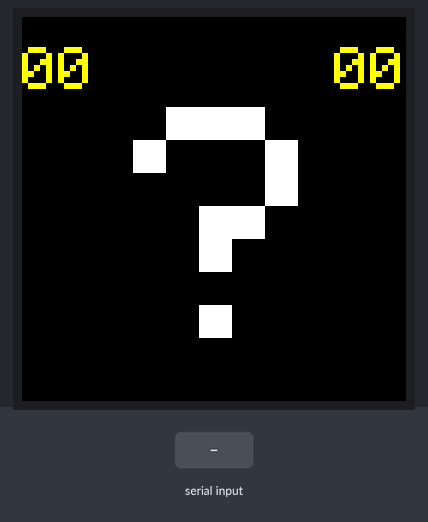
Recording of a sketch running on a simulated Arduino Uno, built with avr-gcc and run on an emulated ATmega328P. On the bench: 128×128 colour display. Inputs (shaded band) come from the test bench. Random numbers use the default seed unless the sketch sets one; what the sketch prints to the serial monitor is not drawn.

Above: at 1.2 s.
1.3 s: "A90\n" received over the second serial link
At 2.8 s:
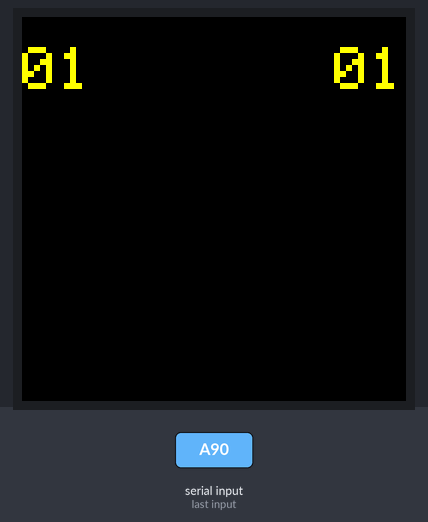
3.8 s: "90,45\n" received over the second serial link
5.3 s: "P90\n" received over the second serial link
At 8.1 s:
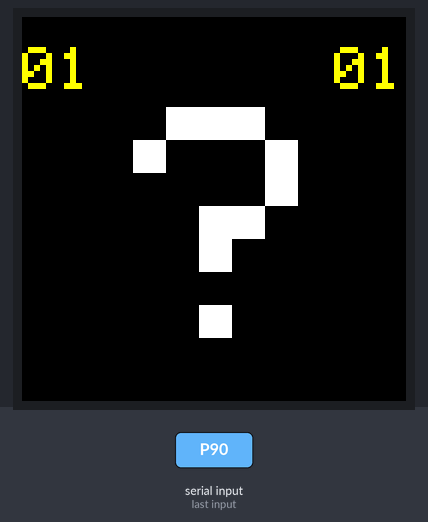
Timing chart, 0 to 9.6 s (numbered marks = the images above; inputs shaded):
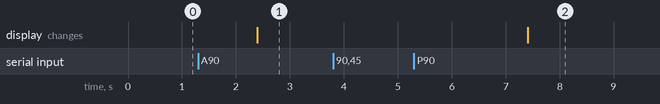

The sketch:

Think_a_Tron_Mini.ino
```cpp
/**
 * Implements the Think-a-Tron Mini console interface.
 */
#include <SoftwareSerial.h>
#include <SPI.h>
#include <Wire.h>
#include <Adafruit_GFX.h>
#include <Adafruit_SSD1351.h>

#define DEBUG 1

// Screen dimensions
#define SCREEN_WIDTH  128
#define SCREEN_HEIGHT 128

#define RST_PIN  8
#define DC_PIN   7
#define CS_PIN   10
#define MOSI_PIN 11
#define SCLK_PIN 13

// Color definitions
#define BLACK    0x0000
#define BLUE     0x001F
#define RED      0xF800
#define GREEN    0x07E0
#define CYAN     0x07FF
#define MAGENTA  0xF81F
#define YELLOW   0xFFE0
#define WHITE    0xFFFF

// Setup the screen object.
Adafruit_SSD1351 oled = Adafruit_SSD1351(SCREEN_WIDTH, SCREEN_HEIGHT, &SPI, CS_PIN, DC_PIN, RST_PIN);

// Using a software serial port to allow debugging. Don't need high speed anyway.
#define RX 2
#define TX 3
SoftwareSerial mySerial(RX, TX);

// Define an input buffer to hold the data coming from the GM67 Bar Code Reader Module.
#define IN_BUFFER_SIZE  10
char inputBuffer[IN_BUFFER_SIZE];
int inBufferWrite = 0;
int inBufferRead = 0;

// Player information.
int player1Score = 0;
char player1Guess = ' ';
int player2Score = 0;
char player2Guess = ' ';

// Define two modes of operation.
#define QUESTION_MARK '?'
#define QUESTION_MODE 0
#define ANSWER_MODE 1
int mode = QUESTION_MODE;

// Show animation?
boolean showAnimation = true;

// Send the starting sound on command to invoke the sound.
char startingSoundOn[] = {0x08, 0xC6, 0x04, 0x08, 0x00, 0xF2, 0x0D, 0x01, 0xFE, 0x26};
char resetCommand[] = {0x04, 0xFA, 0x04, 0x00, 0xFE, 0xFE};

// How much time to show the answer.
unsigned long showAnswerTime = 5000;
unsigned long showAnswerStartTime = 0;

// Information about commands read from the QR cards.
#define COMMAND_SIZE 3

// Get everything ready to run.
void setup() {
  // Setup the pins for software serial and start the interface.
  pinMode(2, INPUT);
  pinMode(3, OUTPUT);
  mySerial.begin(9600);

  // Init SPI
  SPI.setDataMode(SPI_MODE0);
  SPI.setBitOrder(MSBFIRST);
  SPI.setClockDivider(SPI_CLOCK_DIV2);
  SPI.begin();

  // Start the screen.
  oled.begin();
  oled.fillRect(0, 0, SCREEN_WIDTH, SCREEN_HEIGHT, BLACK);
  drawMainLetter(QUESTION_MARK, WHITE);
  drawScores(0, 0);

#ifdef DEBUG
  // Open serial communications and wait for port to open.
  Serial.begin(115200);
  while (!Serial) {
    ; // wait for serial port to connect. Needed for Native USB only
  }
  Serial.println("Think-a-Tron Mini Ready!");
#endif
}

// Process input from the GM67 Bar Code Reader Module. Implements a Think-a-Tron trivia game.
void loop() {
  while (mySerial.available() > 0) {
    char c = mySerial.read();
#ifdef DEBUG
    Serial.write(c);
    Serial.println();
#endif
    // Add the character read to the input buffer.
    writeToBuffer(c);
  }

  // See if there are enough characters in the input buffer to form a command.
  if (mode == QUESTION_MODE && charactersInBuffer() >= COMMAND_SIZE) {

    // Process the next command.
    char c = readFromBuffer();

    // See what type of command it is.
    if (c == 'P') {
      // Player card.
      char player = readFromBuffer();
      char guess = readFromBuffer();
      if (player == '1') {
        player1Guess = guess;
        drawPlayer1Guess(guess, WHITE);
      } else {
        player2Guess = guess;
        drawPlayer2Guess(guess, WHITE);
      }
    } else if (c == 'C') {
      // Control card.
      int code = (readFromBuffer() - '0') * 10 + readFromBuffer() - '0';
      switch (code) {
        case 0:
          player1Score = 0;
          player2Score = 0;
          drawScores(0, 0);
          drawMainLetter(QUESTION_MARK, WHITE);
          drawPlayer1Guess(' ', WHITE);
          drawPlayer1Guess(' ', WHITE);
          break;
        case 1:
          showAnimation = false;
          break;
        case 2:
          showAnimation = true;
          break;
        case 3:
          showAnswerTime = 5000;
          break;
        case 4:
          showAnswerTime = 10000;
          break;
        case 5:
          showAnswerTime = 15000;
          break;
        default:
          break;
      }
    } else if (c == 'A') {
      // Answer card. Figure out what the answer was.
      int firstDigit = readFromBuffer() - '0';
      int secondDigit = readFromBuffer() - '0';
      int answer = (firstDigit + secondDigit) % 10;
      char answerLetter = getAnswerLetter(answer);

      // Show an animation.
      showRandom();

      // Show the answer.
      drawMainLetter(answerLetter, WHITE);

      // Check the scores.
      if (answerLetter == player1Guess) {
        player1Score += 1;
        drawPlayer1Guess(player1Guess, GREEN);
      } else {
        drawPlayer1Guess(player1Guess, RED);
      }
      if (answerLetter == player2Guess) {
        player2Score += 1;
        drawPlayer2Guess(player2Guess, GREEN);
      } else {
        drawPlayer2Guess(player2Guess, RED);
      }
      drawScores(player1Score, player2Score);

      // Set to answer mode.
      mode = ANSWER_MODE;

      // Remember when we started showing the answer.
      showAnswerStartTime = millis();

      // Wait for something to happen.
      delay(100);
    }
  } else if (mode == ANSWER_MODE) {
    unsigned long checkTime = millis();
    if ((checkTime - showAnswerStartTime) > showAnswerTime) {
      // Switch back to question mode.
      player1Guess = ' ';
      player2Guess = ' ';
      drawPlayer1Guess(player1Guess, WHITE);
      drawPlayer2Guess(player2Guess, WHITE);
      drawMainLetter(QUESTION_MARK, WHITE);
      mode = QUESTION_MODE;
    }
  }

  // Wait for something to happen.
  delay(100);
}

// Write a character to the input buffer.
void writeToBuffer(char c) {
  inputBuffer[inBufferWrite] = c;
  inBufferWrite = (inBufferWrite + 1) % IN_BUFFER_SIZE;
}

// Read a character from the input buffer.
char readFromBuffer() {
  char c = inputBuffer[inBufferRead];
  inBufferRead = (inBufferRead + 1) % IN_BUFFER_SIZE;
  return c;
}

// Based on the answer number return the answer letter.
char getAnswerLetter(int answer) {
  char playerAnswer = ' ';
  switch (answer) {
    case 1: playerAnswer = 'A'; break;
    case 2: playerAnswer = 'B'; break;
    case 3: playerAnswer = 'C'; break;
    case 4: playerAnswer = 'D'; break;
    case 5: playerAnswer = 'E'; break;
    case 6: playerAnswer = 'T'; break;
    case 7: playerAnswer = 'F'; break;
  }
  return playerAnswer;
}

// Determine how many characters are currently in the input buffer.
int charactersInBuffer() {
  if (inBufferWrite > inBufferRead) {
    return inBufferWrite - inBufferRead;
  } else if (inBufferWrite < inBufferRead) {
    return (IN_BUFFER_SIZE - inBufferRead) + inBufferWrite;
  }
  return 0;
}

// Draw a large blocky letter in the center of the screen.
void drawMainLetter(char letter, uint16_t color) {
  oled.drawChar(37, 30, letter, color, BLACK, 11);
}

// Draw thw score for one of the players.
void drawScores(int score1, int score2) {

  oled.setTextColor(YELLOW, BLACK);
  oled.setTextSize(2);
  oled.setCursor(0, 10);
  if (score1 < 10) oled.print(0);
  oled.print(score1);
  oled.setCursor(104, 10);
  if (score2 < 10) oled.print(0);
  oled.print(score2);
}

// Draw the guess for player one.
void drawPlayer1Guess(char guess, uint16_t color) {
  oled.setTextColor(color, BLACK);
  oled.setTextSize(2);
  oled.setCursor(0, 114);
  oled.print(guess);
}

// Draw the guess for player two.
void drawPlayer2Guess(char guess, uint16_t color) {
  oled.setTextColor(color, BLACK);
  oled.setTextSize(2);
  oled.setCursor(116, 114);
  oled.print(guess);
}

// Show a random digital pattern in the letter area.
void showRandom() {
  if (showAnimation) {
    for (int repeats = 0; repeats < 100; repeats++) {
      for (int row = 0; row < 7; row++) {
        for (int col = 0; col < 5; col++) {
          int xOffset = 37 + col * 11;
          int yOffset = 30 + row * 11;
          uint16_t color = BLACK;
          if (random(3) == 0) color = WHITE;
          oled.fillRect(xOffset, yOffset, 11, 11, color);
        }
      }
    }
  }
}

// Send a command to the GM67.
void sendCommand(char command[]) {
  // Wake up the device.
  char wakeUpCommand = 0x00;
  mySerial.write(wakeUpCommand);
  delay(50);
  for (int i = 0; i < sizeof(command); i++) {
    mySerial.write(command[i]);
  }
}
```

Measured:
- after the input at 1.3 s, the display: changes after 1.1 s (image 1)
- after the input at 3.8 s, every drawn part: stays the same
